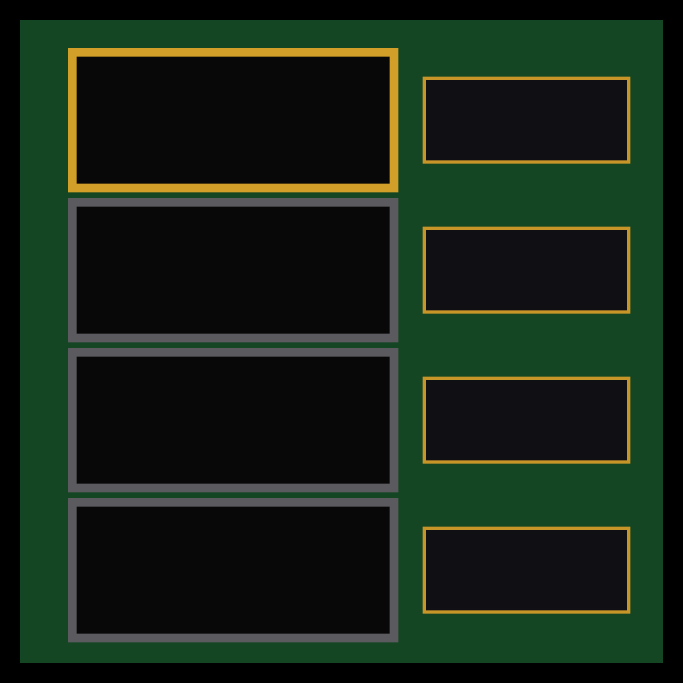
#> input picture ez/tools/concepts/worlds/comic/story/h/board5/guide-a.jpg, 2048 x 2048 px (shown at 1/3 size)
$ python grid.py guide-a.jpg out.png 1.0 5
#> lines starting #> are read from the running program, lines starting #| are printed output that depends on the picture
import sys
from PIL import Image,ImageDraw
im=Image.open(sys.argv[1]).convert('RGB');W,H=im.size;s=float(sys.argv[3]) if len(sys.argv)>3 else 1024/W
#> further down, im is the input picture: PIL image 2048x2048 RGB; mean R, G, B 22.9, 37.2, 23
#> after `W, H = im.size`: W = 2048; H = 2048
#> after `s = float(sys.argv[3]) if len(sys.argv) > 3 else 1024 / W`: s = 1
im=im.resize((int(W*s),int(H*s)));d=ImageDraw.Draw(im);st=int(sys.argv[4]) if len(sys.argv)>4 else 128
for v in range(0,max(W,H),st):
  x=v*s;d.line([(x,0),(x,im.size[1])],fill=(0,255,255),width=1);d.line([(0,x),(im.size[0],x)],fill=(0,255,255),width=1);d.text((x+2,2),str(v),fill=(255,255,0));d.text((2,x+2),str(v),fill=(255,255,0))
im.save(sys.argv[2],quality=90)
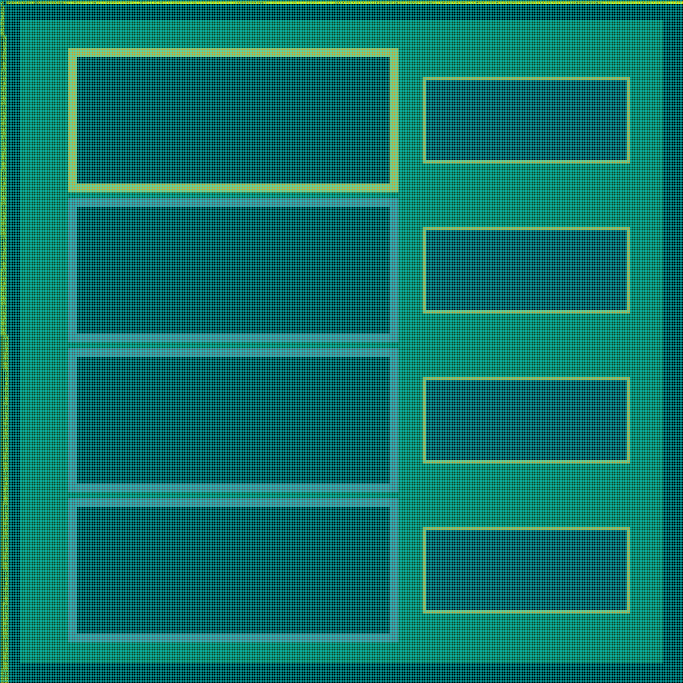
#> saved as out.png: PIL image 2048x2048 RGB (shown at 1/3 size); mean R, G, B 16.2, 116.8, 106.3

$ run again, on ez/tools/concepts/worlds/comic/story/h/board5/guide-d.jpg
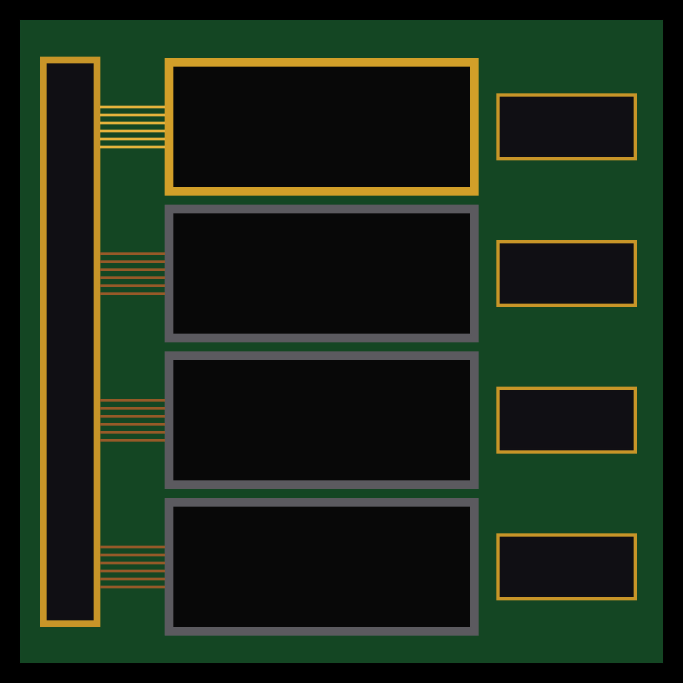
#> input picture ez/tools/concepts/worlds/comic/story/h/board5/guide-d.jpg, 2048 x 2048 px (shown at 1/3 size)
#> im is the input picture: PIL image 2048x2048 RGB; mean R, G, B 26.7, 41.3, 24.2
#> `im.save(sys.argv[2],quality=90)`:
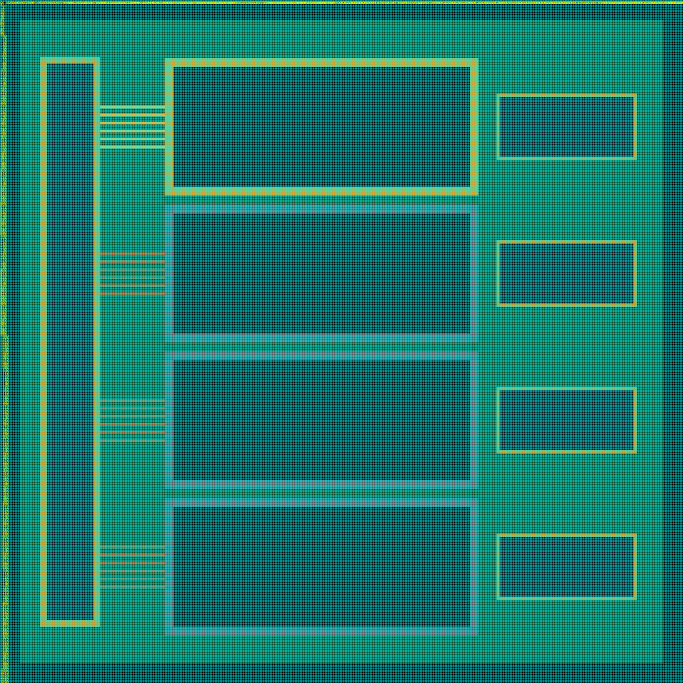
#> saved as out.png: PIL image 2048x2048 RGB (shown at 1/3 size); mean R, G, B 18.5, 119.5, 107
